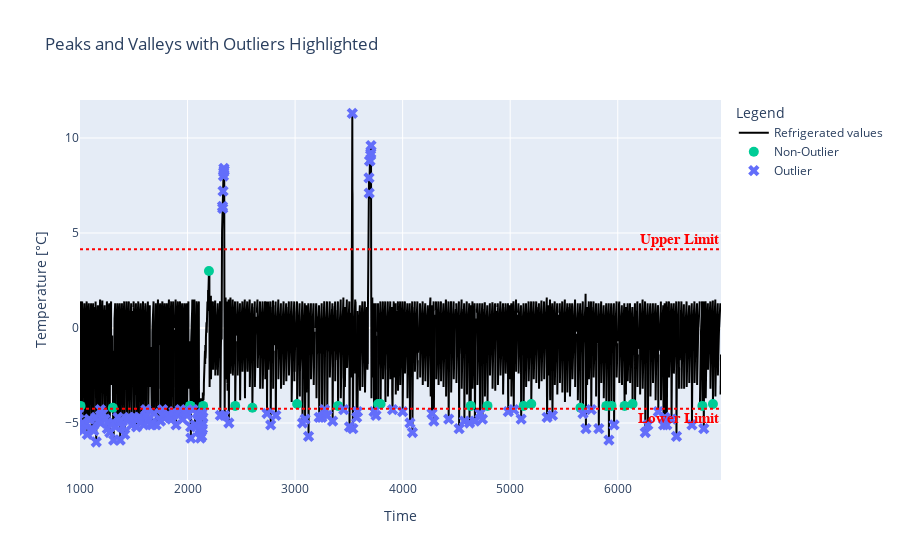

The cell this chart's notebook holds for it:
### Code cell
fig = go.Figure()

fig.add_trace(go.Scatter(
    x=df2['Time'],
    y=df2['Refrigerated'],
    mode='lines',
    name='Refrigerated values',
    marker=dict(color='black')
))

fig.add_trace(go.Scatter(
    x=non_outliers['Index'],
    y=non_outliers['Value'],
    mode='markers',
    marker=dict(color='#00CC96', size=10, symbol='circle'),
    name='Non-Outlier'
))

fig.add_trace(go.Scatter(
    x=outliers['Index'],
    y=outliers['Value'],
    mode='markers',
    marker=dict(color='#636EFA', size=10, symbol='x'),
    name='Outlier'
))

fig.add_hline(
    y=identify_outliers(df2, column='Refrigerated', peaks_valleys_df=peaks_valleys)[1],
    line_dash='dot',
    line_color='red',
    annotation_text='Upper Limit',
    annotation_position='top right',
    annotation=dict(font=dict(color='red', size=15, family='Arial', weight='bold'))
)

fig.add_hline(
    y=identify_outliers(df2, column='Refrigerated', peaks_valleys_df=peaks_valleys)[2],
    line_dash='dot',
    line_color='red',
    annotation_text='Lower Limit',
    annotation_position='bottom right',
    annotation=dict(font=dict(color='red', size=15, family='Arial', weight='bold'))
)

fig.update_layout(
    xaxis=dict(
        title='Time',
        range=[1000, df2['Time'].max()]  
    ),
    yaxis=dict(
        title='Temperature [°C]',
        range=[-8, 12]
    ),
    title='Peaks and Valleys with Outliers Highlighted',
    legend=dict(title='Legend'),
    template="plotly"
)

fig.show()

### Figure 1 — Plotly figure (JSON) as saved in the notebook; plotly's stock layout.template omitted (floating-point values rounded to 4 significant figures; data arrays with more than 128 entries replaced by an {"elided": "..."} marker saying what was removed)
{"data": [{"marker": {"color": "black"}, "mode": "lines", "name": "Refrigerated values", "x": {"elided": "6961 int values"}, "y": {"elided": "6961 float values"}, "type": "scatter"}, {"marker": {"color": "#00CC96", "size": 10, "symbol": "circle"}, "mode": "markers", "name": "Non-Outlier", "x": [2199, 565, 707, 772, 1005, 1305, 2024, 2026, 2145, 2443, 2603, 3019, 3400, 3772, 3795, 4633, 4789, 5125, 5196, 5653, 5894, 5942, 6064, 6138, 6787, 6885], "y": [3.0, -4.0, -4.0, -4.1, -4.1, -4.2, -4.1, -4.1, -4.1, -4.1, -4.2, -4.0, -4.1, -4.0, -4.0, -4.1, -4.1, -4.1, -4.0, -4.2, -4.1, -4.1, -4.1, -4.0, -4.1, -4.0], "type": "scatter"}, {"marker": {"color": "#636EFA", "size": 10, "symbol": "x"}, "mode": "markers", "name": "Outlier", "x": {"elided": "292 int values"}, "y": {"elided": "292 float values"}, "type": "scatter"}], "layout": {"shapes": [{"line": {"color": "red", "dash": "dot"}, "type": "line", "x0": 0, "x1": 1, "xref": "x domain", "y0": 4.15, "y1": 4.15, "yref": "y"}, {"line": {"color": "red", "dash": "dot"}, "type": "line", "x0": 0, "x1": 1, "xref": "x domain", "y0": -4.25, "y1": -4.25, "yref": "y"}], "annotations": [{"font": {"color": "red", "family": "Arial", "size": 15, "weight": "bold"}, "showarrow": false, "text": "Upper Limit", "x": 1, "xanchor": "right", "xref": "x domain", "y": 4.15, "yanchor": "bottom", "yref": "y"}, {"font": {"color": "red", "family": "Arial", "size": 15, "weight": "bold"}, "showarrow": false, "text": "Lower Limit", "x": 1, "xanchor": "right", "xref": "x domain", "y": -4.25, "yanchor": "top", "yref": "y"}], "xaxis": {"title": {"text": "Time"}, "range": [1000, 6960]}, "yaxis": {"title": {"text": "Temperature [°C]"}, "range": [-8, 12]}, "title": {"text": "Peaks and Valleys with Outliers Highlighted"}, "legend": {"title": {"text": "Legend"}}}}
